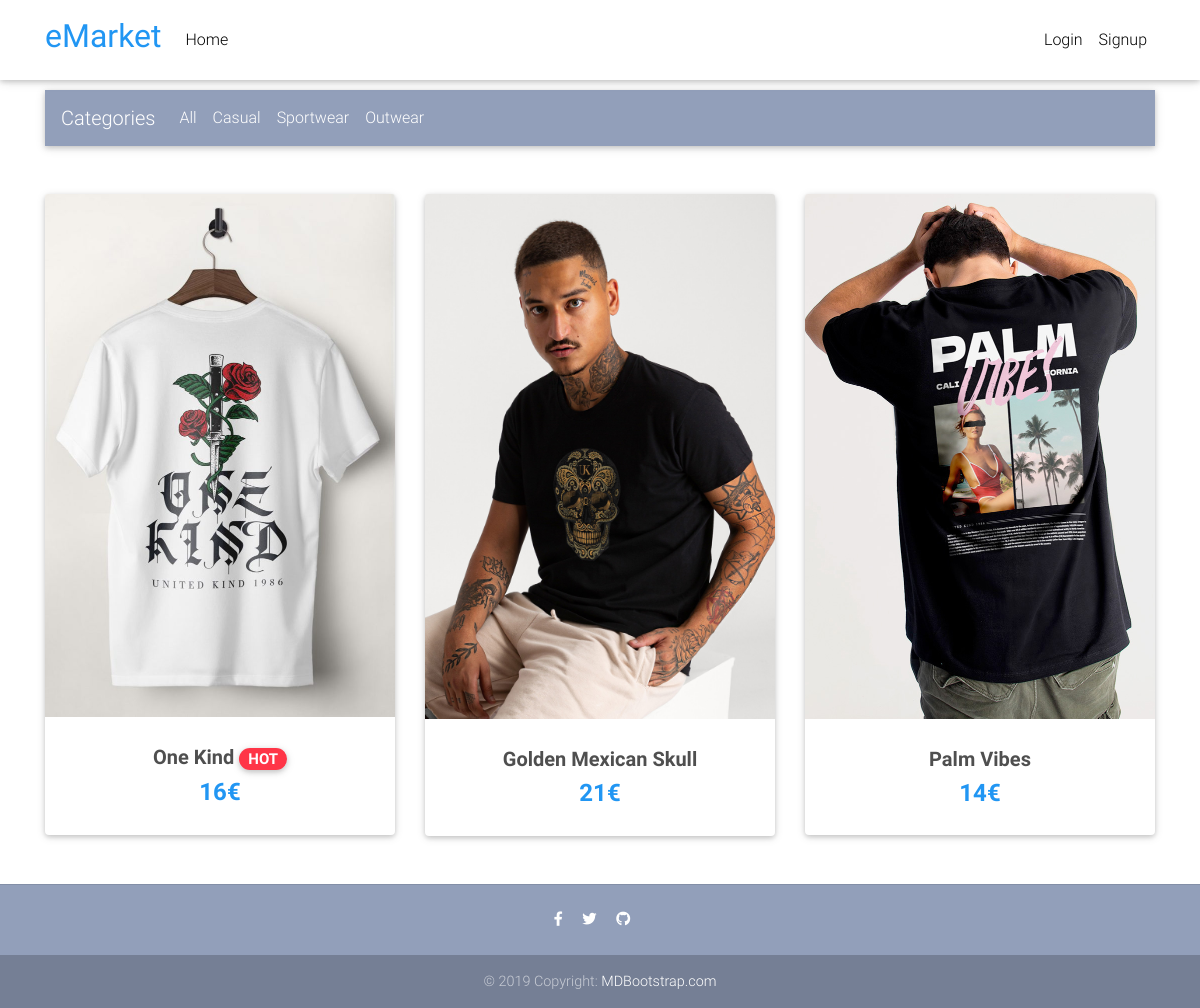
The page /show-categories/?category=Outwear on the database its author committed.
### products/models.py (models this page shows, shortened)
class Category(models.Model):
    name = models.CharField(choices=CATEGORY_CHOICES, max_length=10)

class Item(models.Model):
    title = models.CharField(max_length=100)
    slug = models.SlugField()
    category = models.ManyToManyField(Category)
    label = models.CharField(choices=LABEL_CHOICES, blank=True, null=True, max_length=1)
    price = models.IntegerField()
    discount = models.IntegerField(blank=True, null=True)
    description = models.TextField()
    def get_absolute_url(self):
        return reverse("products:product", kwargs={
            "slug": self.slug
        })

### products/views.py (the view)
# urls.py: path('show-categories/', views.ShowCategories, name='show-categories'),
def ShowCategories(request):
    category = request.GET.get('category')
    item = Item.objects.filter(category__name=category).order_by('-label')
    categories = Category.objects.all()
    context = {
        'items': item,
        'categories': categories,
    }
    return render(request, 'product-list.html', context)

### products/templates/product-list.html (shortened to what this page needs)
{% load static %}
{% load i18n %}
{% load cart_count_tag %}
<!DOCTYPE html>
<html lang="en">
<head>
  <link rel="stylesheet" href="https://use.fontawesome.com/releases/v5.11.2/css/all.css">
  <link href="{% static 'css/bootstrap.min.css' %}" rel="stylesheet">
  <link href="{% static 'css/mdb.min.css' %}" rel="stylesheet">
  <link href="{% static 'css/style.min.css' %}" rel="stylesheet">
</head>
<body>
  <nav class="navbar fixed-top navbar-expand-lg navbar-light white scrolling-navbar">
    <div class="container">
      <a class="navbar-brand waves-effect" class="nav-link waves-effect" href="/..">
        <h2><strong class="blue-text">eMarket</strong></h2>
      </a>
      <div class="collapse navbar-collapse" id="navbarSupportedContent">
        <ul class="navbar-nav mr-auto">
          <li class="nav-item">
            <a class="nav-link waves-effect" href="/..">{% trans "Home" %}
            </a>
          </li>
        </ul>
        <ul class="navbar-nav nav-flex-icons">
          {% if request.user.is_authenticated %}
          <li class="nav-item">
            <p style="margin-top: 8px; margin-right: 15px;">{% trans "Welcome back" %} {{ request.user|title }}!</p>
          </li>
          <li class="nav-item">
            <a href="/order-summary/" class="nav-link waves-effect">
              <span class="badge red z-depth-1 mr-1"> {{ request.user|cart_item_count }} </span>
              <i class="fas fa-shopping-cart"></i>
              <span class="clearfix d-none d-sm-inline-block"> {% trans "Cart" %} </span>
            </a>
          </li>
          <li class="nav-item">
            <a class="nav-link waves-effect" href="{% url 'account_logout' %}">
              <span class="clearfix d-none d-sm-inline-block"> {% trans "Logout" %} </span>
            </a>
          </li>
          {% else %}
          <li class="nav-item">
            <a class="nav-link waves-effect" href="{% url 'account_login' %}">
              <span class="clearfix d-none d-sm-inline-block"> {% trans "Login" %} </span>
            </a>
          </li>
          <li class="nav-item">
            <a class="nav-link waves-effect" href="{% url 'account_signup' %}">
              <span class="clearfix d-none d-sm-inline-block"> {% trans "Signup" %} </span>
            </a>
          </li>
          {% endif %}
        </ul>
      </div>
    </div>
  </nav>
  <main>
    <div class="container" style="margin-top: 90px;">
      <nav class="navbar navbar-expand-lg navbar-dark mdb-color lighten-3 mt-3 mb-5">
        <span class="navbar-brand">{% trans "Categories" %}</span>
        <div class="collapse navbar-collapse" id="basicExampleNav">
          <ul class="navbar-nav mr-auto">
            <li class="nav-item">
              <a class="nav-link" href="{% url 'products:show-categories' %}?category=All">All
              </a>
            </li>
            {% for category in categories %}
              {% if category.name != 'All' %}
                <li class="nav-item">
                  <a class="nav-link" href="{% url 'products:show-categories' %}?category={{ category.name }}">{{ category.name }}</a>
                </li>
              {% endif %}
            {% endfor %}
          </ul>
        </div>
      </nav>
      <section class="text-center mb-4">
        <div class="row wow fadeIn">
          {% for item in items %}
          <div class="col-lg-4 col-md-6 mb-4">
            <div class="card">
              <div class="view overlay">
                {% with 'img/merchandise/'|add:item.title|add:'.jpg' as image_static %}
                  <img src="{% static image_static %}" class="card-img-top" alt="">
                {% endwith %}
              </div>
              <div class="card-body text-center">
                <h5>
                  <strong>
                    <a href="{{ item.get_absolute_url }}" class="dark-grey-text">{{ item.title }}</a>
                    {% if item.get_label_display == "primary" %}
                      <span class="badge badge-pill {{ item.get_label_display }}-color">{% trans "NEW" %}</span>
                    {% elif item.get_label_display == "danger" %}
                      <span class="badge badge-pill {{ item.get_label_display }}-color">{% trans "HOT" %}</span>
                    {% endif %}
                  </strong>
                </h5>
                <h4 class="font-weight-bold blue-text">
                  {% if item.discount != null %}
                    <strong>{{ item.discount }}€</strong>
                    <span class="mr-1">
                      <del style="color:gray;">{{ item.price }}€</del>
                    </span>
                  {% else %}
                    <strong>{{ item.price }}€</strong>
                  {% endif %}
                </h4>
              </div>
            </div>
          </div>
          {% endfor %}
        </div>
      </section>
    </div>
  </main>
  <footer class="page-footer text-center font-small mt-4 wow fadeIn">
    <hr class="my-4">
    <div class="pb-4">
      <a href="https://www.facebook.com/tony.prapas/" target="_blank">
        <i class="fab fa-facebook-f mr-3"></i>
      </a>
      <a href="https://twitter.com/TonyPr99" target="_blank">
        <i class="fab fa-twitter mr-3"></i>
      </a>
      <a href="https://github.com/PrapasAntonis99/eShop" target="_blank">
        <i class="fab fa-github mr-3"></i>
      </a>
    </div>
    <div class="footer-copyright py-3">
      © 2019 Copyright:
      <a href="https://mdbootstrap.com/education/bootstrap/" target="_blank"> MDBootstrap.com </a>
    </div>
  </footer>
</body>
</html>

### products/templates/product-list.html (style rules this page uses)
html, body, header, .carousel { height: 60vh; }

### rows shown on the page
Category: name "Casual"
Category: name "Sportwear"
Category: name "Outwear"
Item: title "One Kind", price "16"
Item: title "Golden Mexican Skull", price "21"
Item: title "Palm Vibes", price "14"
